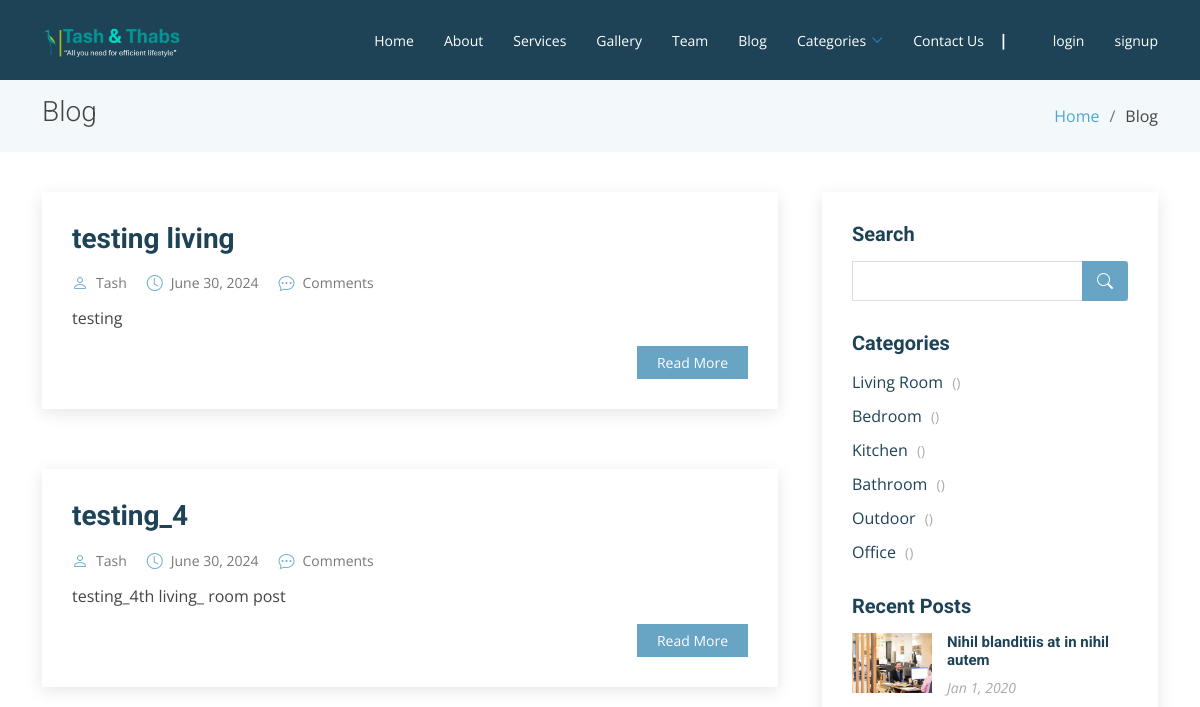
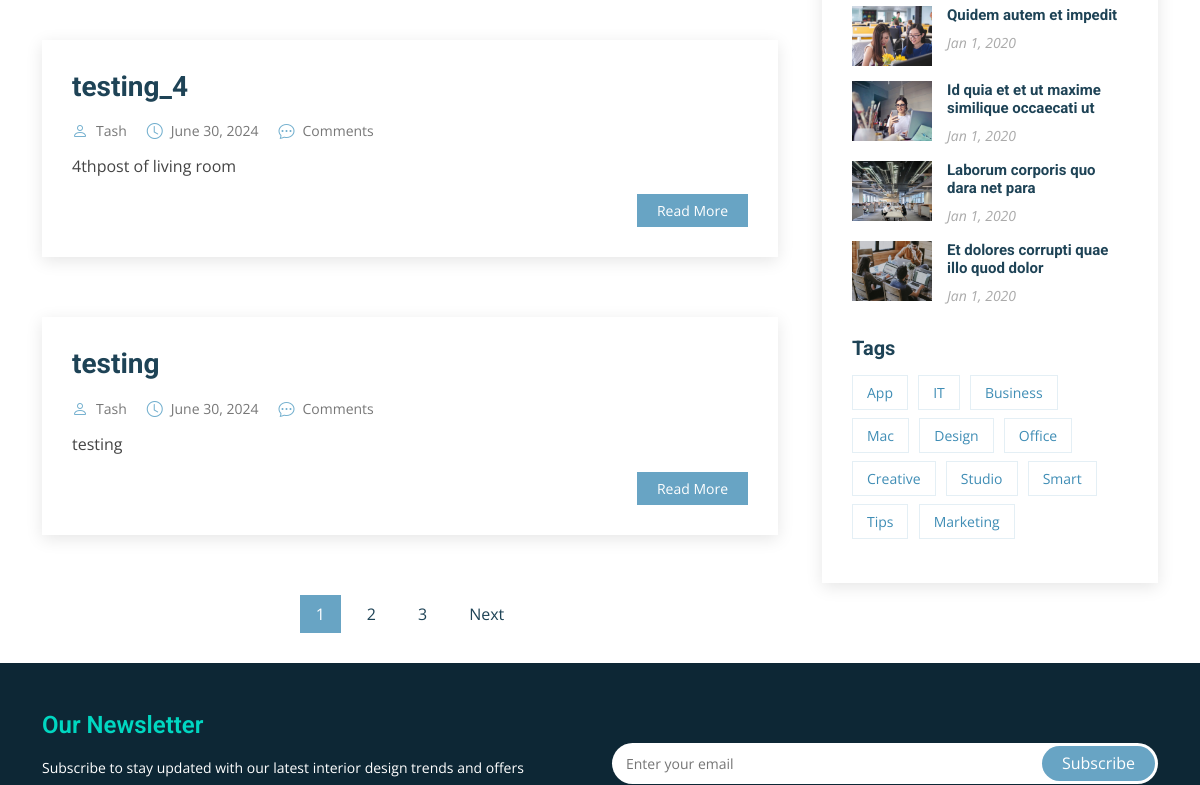
Page /blog/blog-home/ (upper part) on the earlier database version (2 pictures, top to bottom).
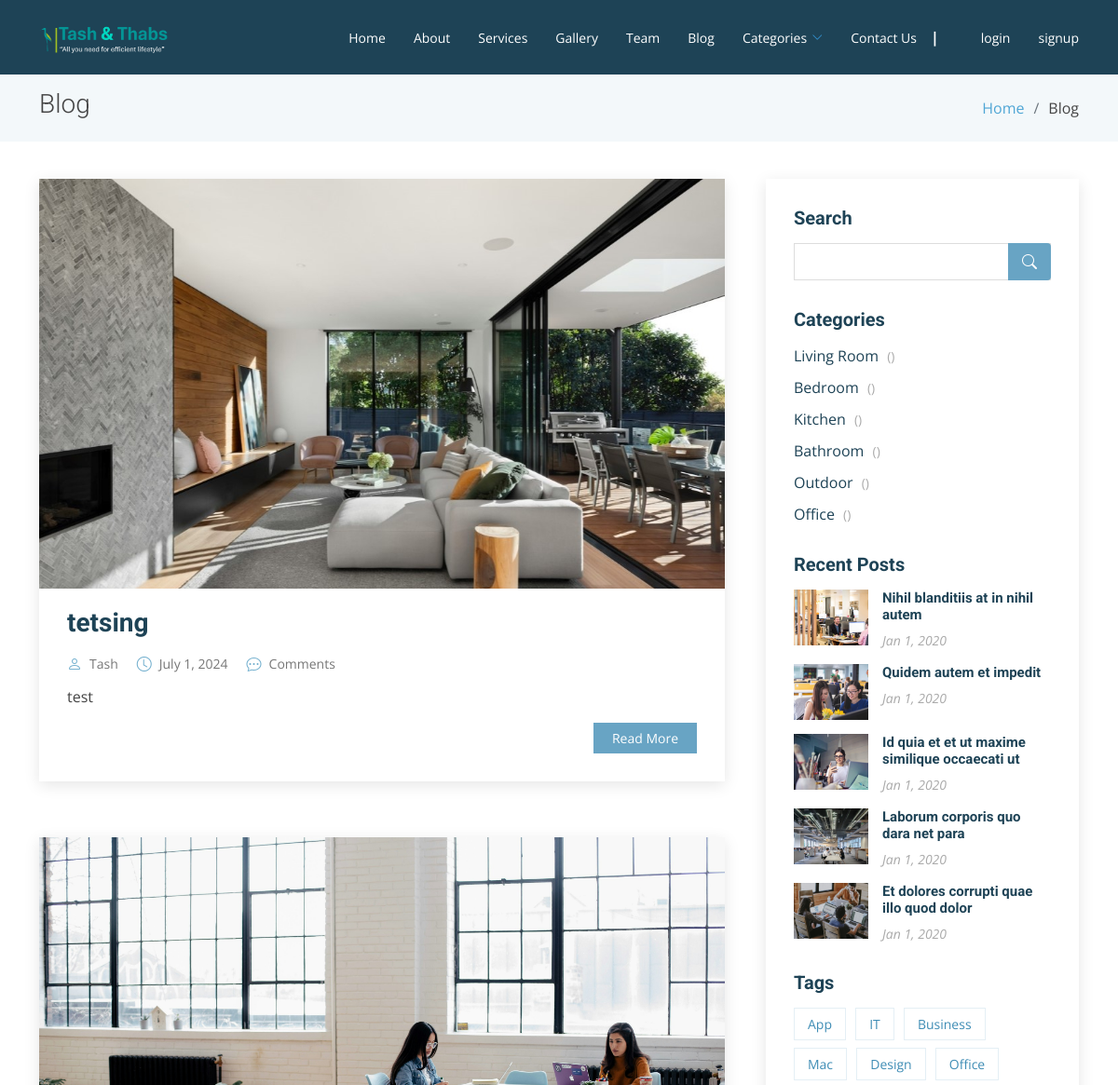
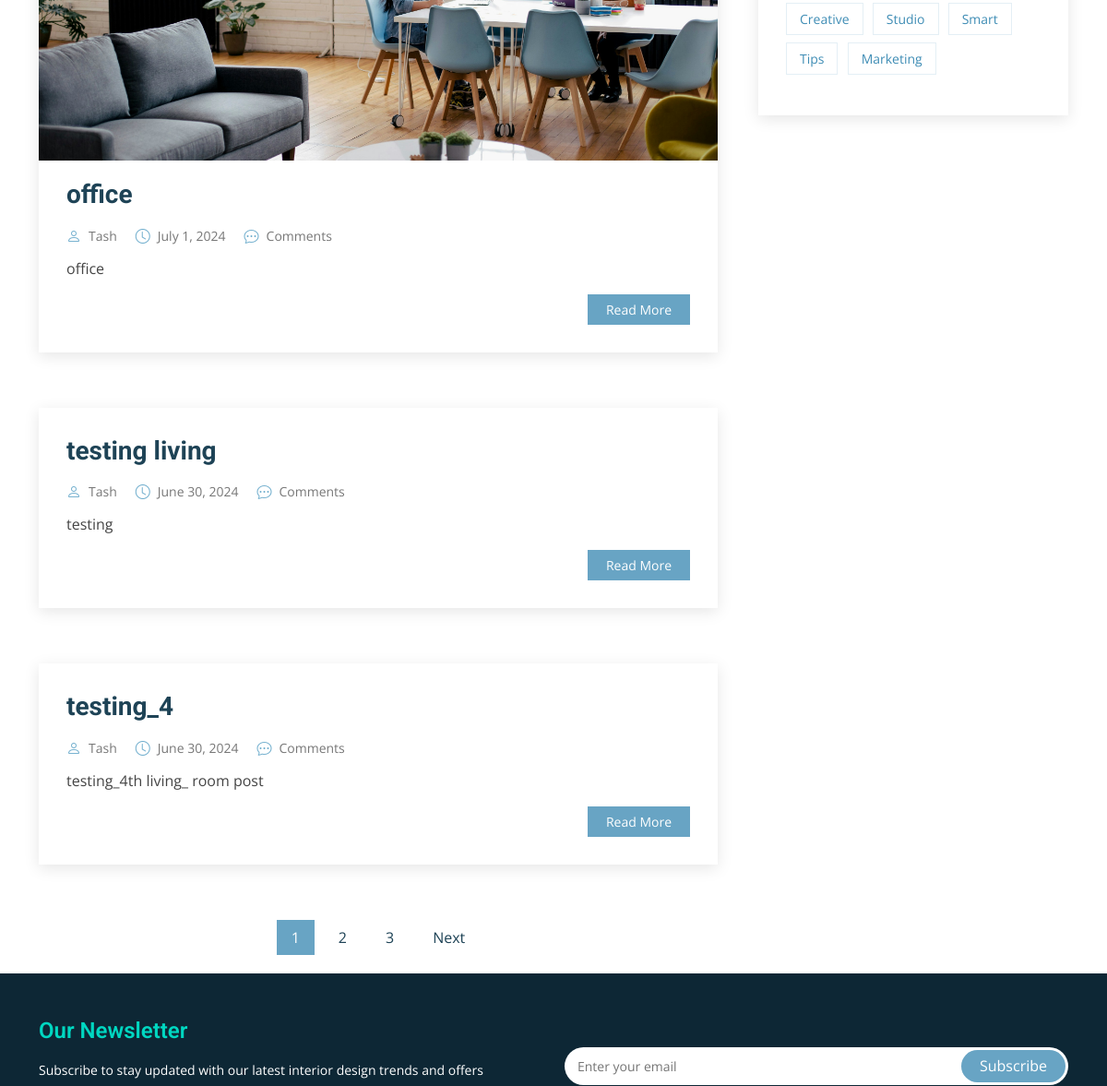
Same page on the later database version (2 pictures, top to bottom).
### blog/models.py (models this page shows)
class Article(models.Model):
    title = models.CharField(max_length=255)
    content = HTMLField()
    date = models.DateField(auto_now_add=True)
    author = models.ForeignKey(User, on_delete=models.CASCADE)
    living = models.BooleanField(default=False)
    bedroom = models.BooleanField(default=False)
    kitchen = models.BooleanField(default=False)
    bathroom = models.BooleanField(default=False)
    outdoor = models.BooleanField(default=False)
    office = models.BooleanField(default=False)
    likes = models.ManyToManyField(User, related_name='likes', blank=True)
    image = models.ImageField(upload_to='images/', blank=True, null=True)

### blog/views.py (the view)
# urls.py: path('blog-home/', BlogHome.as_view(), name='blog_home'),
class BlogHome(ListView):
    model = Article
    queryset = Article.objects.all().order_by('-date')
    template_name = 'blog/blog_home.html'
    paginate_by = 4

### blog/templates/blog/blog_home.html (shortened to what the changed rows need)
{% extends 'base.html' %}
{% load static %}
{% load tz %}
{% block content %}
<main id="main">
    <section class="breadcrumbs">
      <div class="container">
        <div class="d-flex justify-content-between align-items-center">
          <h2>Blog</h2>
        </div>
      </div>
    </section>
    <section id="blog" class="blog">
      <div class="container" data-aos="fade-up">
        <div class="row">
          <div class="col-lg-8 entries">
            {% for object in object_list %}
                <article class="entry">
                    {% if object.image %}
                        <div class="entry-img">
                            <img src="{{ object.image.url }}" alt="{{ object.title }}" class="img-fluid">
                        </div>
                    {% endif %}
                    <h2 class="entry-title">
                    <a>{{ object.title }}</a>
                    </h2>
                    <div class="entry-meta">
                        <ul>
                            <li class="d-flex align-items-center"><i class="bi bi-person"></i> <a href="#">{{ object.author.username }}</a></li>
                            <li class="d-flex align-items-center"><i class="bi bi-clock"></i> <a href="#"><time datetime="2020-01-01">{{ object.date }}</time></a></li>
                            <li class="d-flex align-items-center"><i class="bi bi-chat-dots"></i> <a href="#">{{ comment_count }} Comments</a></li>
                        </ul>
                    </div>
                    <div class="entry-content">
                    <p>
                        {{ object.content|truncatewords_html:50|safe }}
                    </p>
                    <div class="read-more">
                        <a href="{% url 'detail_article' object.id %}">Read More</a>
                    </div>
                    </div>
                </article>
            {% endfor %}
            <div class="blog-pagination">
              <ul class="justify-content-center">
                {% for num in page_obj.paginator.page_range %}
                    {% if page_obj.number == 1 %}
                        {% if num <= 3 %}
                            {% if page_obj.number == num %}
                                <li class="active"><a href="?page={{ num }}">{{ num }}</a></li>
                            {% else %}
                                <li><a href="?page={{ num }}">{{ num }}</a></li>
                            {% endif %}
                        {% endif %}
                    {% endif %}
                {% endfor %}
            </ul>
            </div>
          </div>
                   </div>
                 </div>
               </section>
             </main>
           {% endblock %}

Differences in the rows shown:
no longer on this page (row unchanged): Article: title "testing_4", author.username "Tash", date "June 30, 2024", content "4thpost of living room"
no longer on this page (row unchanged): Article: title "testing", author.username "Tash", date "June 30, 2024", content "testing"
added Article: image (picture), title "tetsing", author.username "Tash", date "July 1, 2024", content "test"
added Article: image (picture), title "office", author.username "Tash", date "July 1, 2024", content "office"
